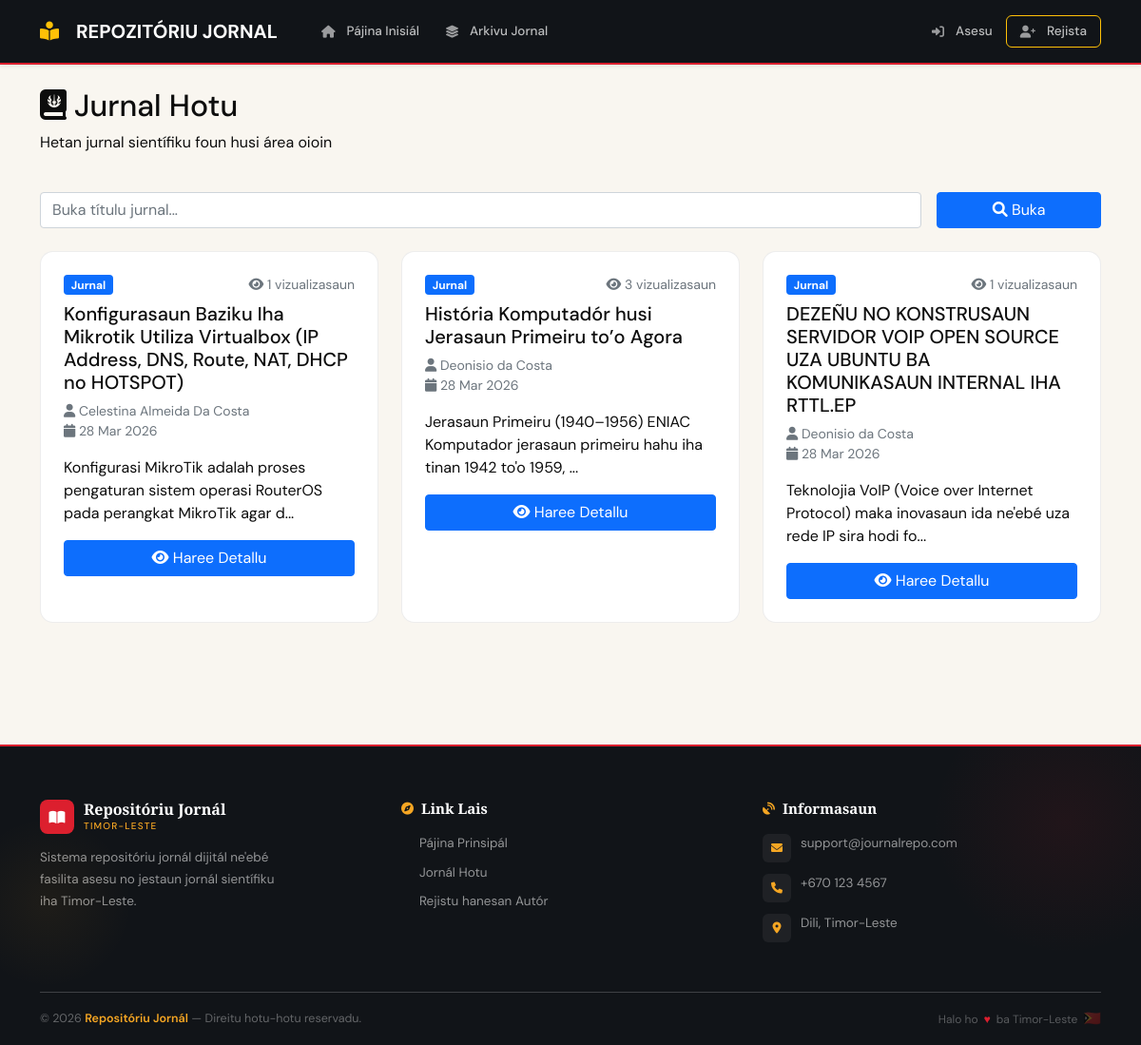
Screenshot of /journals.php with the database file from the repository.
### tables this page shows
CREATE TABLE `journals` (
  `id` int(11) NOT NULL,
  `topiku` varchar(255) NOT NULL,
  `deskripsaun` text DEFAULT NULL,
  `file_path` varchar(255) NOT NULL,
  `uploaded_by` int(11) NOT NULL,
  `created_at` timestamp NOT NULL DEFAULT current_timestamp()
);

CREATE TABLE `users` (
  `id` int(11) NOT NULL,
  `username` varchar(50) NOT NULL,
  `password` varchar(255) NOT NULL,
  `naran_kompletu` varchar(100) NOT NULL,
  `role` enum('author','reader') NOT NULL DEFAULT 'reader',
  `created_at` timestamp NOT NULL DEFAULT current_timestamp()
);

### journals.php (the view, shortened to what this page needs)
<?php
require_once 'includes/functions.php';
$search = isset($_GET['search']) ? sanitize($_GET['search']) : '';
$page = isset($_GET['page']) ? (int)$_GET['page'] : 1;
$limit = 12;
$offset = ($page - 1) * $limit;
$query = "
    SELECT j.*, u.naran_kompletu as author_name,
           (SELECT COUNT(*) FROM journal_stats WHERE journal_id = j.id AND type = 'view') as views
    FROM journals j
    JOIN users u ON j.uploaded_by = u.id
    WHERE j.topiku LIKE :search
    ORDER BY j.created_at DESC
    LIMIT :limit OFFSET :offset
";
$stmt = $pdo->prepare($query);
$searchTerm = "%$search%";
$stmt->bindParam(':search', $searchTerm);
$stmt->bindParam(':limit', $limit, PDO::PARAM_INT);
$stmt->bindParam(':offset', $offset, PDO::PARAM_INT);
$stmt->execute();
$journals = $stmt->fetchAll();
require_once 'includes/navbar.php';
?>
<main class="container py-4">
    <div class="row mb-4">
        <div class="col">
            <h2><i class="fas fa-journal-whills me-2"></i>Jurnal Hotu</h2>
            <p>Hetan jurnal sientífiku foun husi área oioin</p>
        </div>
    </div>
    <div class="search-section mb-4">
        <form action="journals.php" method="GET" class="row g-3">
            <div class="col-md-10">
                <input type="text" name="search" class="form-control"
                       placeholder="Buka títulu jurnal..." value="<?= htmlspecialchars($search) ?>">
            </div>
            <div class="col-md-2">
                <button type="submit" class="btn btn-primary w-100">
                    <i class="fas fa-search"></i> Buka
                </button>
            </div>
        </form>
    </div>
    <div class="row">
        <?php if (empty($journals)): ?>
            <div class="col-12">
                <div class="alert alert-info text-center py-5">
                    <i class="fas fa-folder-open fa-3x mb-3"></i>
                    <h5>Seidauk iha jurnal</h5>
                    <p>Favór fali mai check fali iha tempu seluk ka uza de'it liafuan xave seluk</p>
                </div>
            </div>
        <?php else: ?>
            <?php foreach ($journals as $journal): ?>
                <div class="col-md-6 col-lg-4 mb-4">
                    <div class="card h-100 journal-card">
                        <div class="card-body">
                            <div class="d-flex justify-content-between mb-2">
                                <span class="badge bg-primary">Jurnal</span>
                                <small class="text-muted">
                                    <i class="fas fa-eye"></i> <?= $journal['views'] ?? 0 ?> vizualizasaun
                                </small>
                            </div>
                            <h5 class="card-title"><?= htmlspecialchars($journal['topiku']) ?></h5>
                            <p class="card-text text-muted small">
                                <i class="fas fa-user"></i> <?= htmlspecialchars($journal['author_name']) ?><br>
                                <i class="fas fa-calendar"></i> <?= date('d M Y', strtotime($journal['created_at'])) ?>
                            </p>
                            <p class="card-text">
                                <?= htmlspecialchars(substr($journal['deskripsaun'], 0, 100)) ?>...
                            </p>
                            <div class="d-grid gap-2">
                                <a href="view_journal.php?id=<?= $journal['id'] ?>" class="btn btn-primary">
                                    <i class="fas fa-eye"></i> Haree Detallu
                                </a>
                            </div>
                        </div>
                    </div>
                </div>
            <?php endforeach; ?>
        <?php endif; ?>
    </div>
</main>
<?php require_once 'includes/footer.php'; ?>

### rows the page displays
journals: views "1", topiku "Konfigurasaun Baziku Iha Mikrotik Utiliza Virtualbox (IP Address, DNS, Route, NAT, DHCP no HOTSPOT)", uploaded_by.naran_kompletu "Celestina Almeida Da Costa", created_at "28 Mar 2026", deskripsaun "Konfigurasi MikroTik adalah proses pengaturan sistem operasi RouterOS pada perangkat MikroTik agar d"
journals: views "3", topiku "História Komputadór husi Jerasaun Primeiru to’o Agora", uploaded_by.naran_kompletu "Deonisio da Costa", created_at "28 Mar 2026", deskripsaun "Jerasaun Primeiru (1940–1956) ENIAC Komputador jerasaun primeiru hahu iha tinan 1942 to'o 1959,"
journals: views "1", topiku "DEZEÑU NO KONSTRUSAUN SERVIDOR VOIP OPEN SOURCE UZA UBUNTU BA KOMUNIKASAUN INTERNAL IHA RTTL.EP", uploaded_by.naran_kompletu "Deonisio da Costa", created_at "28 Mar 2026", deskripsaun "Teknolojia VoIP (Voice over Internet Protocol) maka inovasaun ida ne'ebé uza rede IP sira hodi fo"
